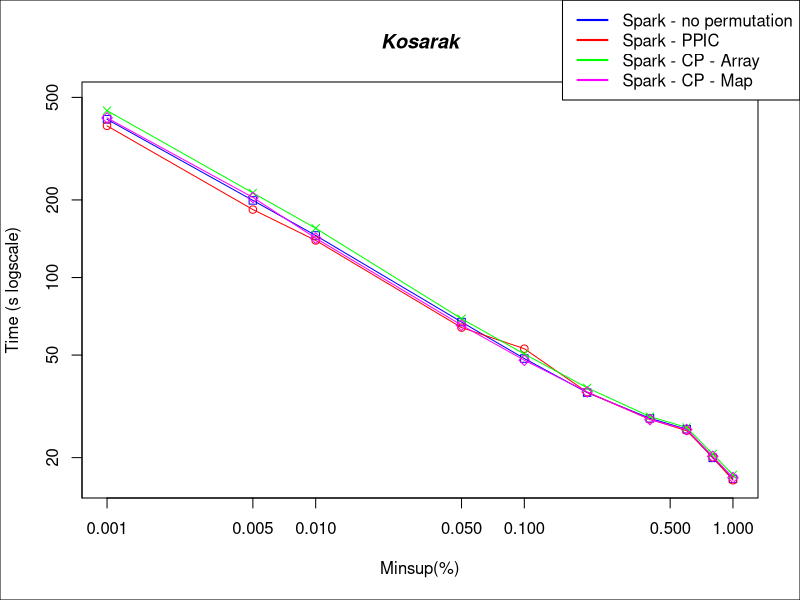

Here is the R script that generated this plot:

#DATA
x <- c(0.00001, 0.00005, 0.0001, 0.0005, 0.001, 0.002, 0.004, 0.006, 0.008, 0.01)*100

sparkNP <- c(411088, 199180, 145584, 67172, 48482, 35759, 28412, 25772, 19962, 16535)/1000
sparkPPIC <- c(387796, 183518, 139266, 63920, 52935, 35868, 28153, 25438, 20055, 16337)/1000
sparkCP <- c(444306, 213002, 155303, 69194, 50479, 37326, 28859, 26186, 20662, 17155)/1000
sparkCPMap <- c(416308, 204533, 142086, 65316, 47757, 35975, 28106, 25704, 20228, 16726)/1000

#PLOT
plot(x,sparkNP, log = "xy", type="o", pch=0, xlab="Minsup(%)", ylab="Time (s logscale)", col="blue", ylim=c(16, 500))
lines(x,sparkPPIC, col="red", type="o", pch=1)
lines(x,sparkCP, col="green", type="o", pch=4)
lines(x,sparkCPMap, col="magenta", type="o", pch=5)

title(main="Kosarak", font.main=4)

par(fig = c(0, 1, 0, 1), oma = c(0, 0, 0, 0), mar = c(0, 0, 0, 0), new = TRUE)
plot(0, 0, type = "n", bty = "n", xaxt = "n", yaxt = "n")

#Pretty up
legend("topright", legend=c("Spark - no permutation", "Spark - PPIC", "Spark - CP - Array", "Spark - CP - Map"), lty=c(1,1),lwd=c(2,2), col=c("blue","red", "green", "magenta"))
box()
